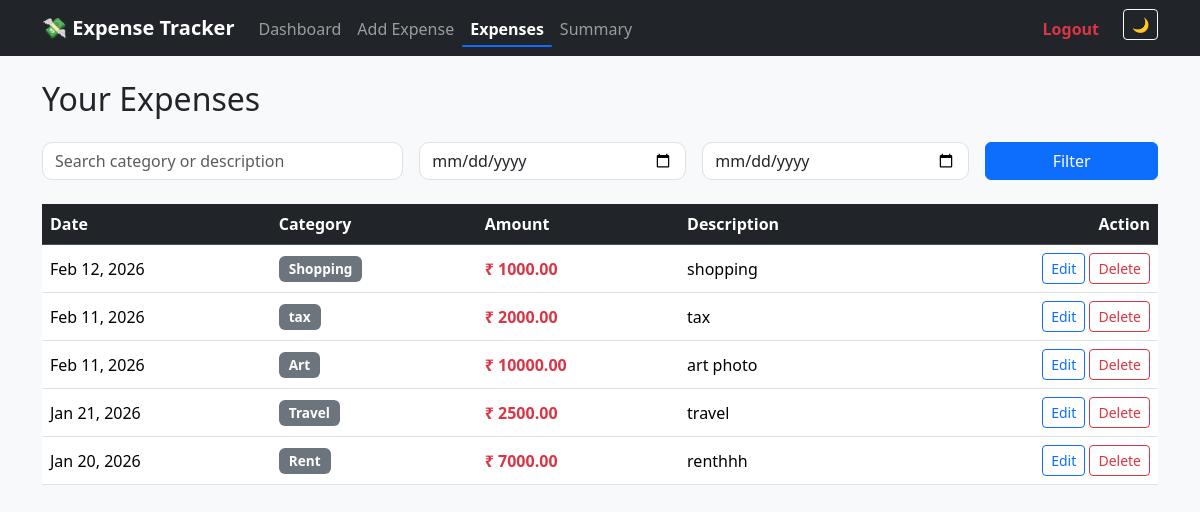
Screenshot of /expenses/ (signed in) with the database file from the repository.
### expenses/models.py (models this page shows, shortened)
class Expense(models.Model):
    user=models.ForeignKey(User,on_delete=models.CASCADE)
    category=models.ForeignKey(Category,on_delete=models.CASCADE)
    amount=models.DecimalField(max_digits=10,decimal_places=2)
    date=models.DateField()
    description=models.TextField(blank=True, null=True)
    created_at=models.DateTimeField(auto_now_add=True)

class Category(models.Model):
    name=models.CharField(max_length=100)

### expenses/views.py (the view)
# urls.py: path('expenses/', views.expense_list_get, name='expense_list'),
@login_required
def expense_list_get(request):
    expenses = Expense.objects.filter(user=request.user).order_by('-date')
    categories = Category.objects.all()
    return render(
        request,
        'expenses/expense_list.html',
        {
            'expenses': expenses,
            'categories': categories
        }
    )

### templates/expenses/expense_list.html (shortened to what this page needs)
{% extends "base.html" %}
{% block content %}
<div class="container mt-4">
  <h2 class="mb-4">Your Expenses</h2>
  <div class="row g-3 mb-4">
    <div class="col-md-4">
      <input
        type="text"
        id="search"
        class="form-control"
        placeholder="Search category or description"
      />
    </div>
    <div class="col-md-3">
      <input type="date" id="start_date" class="form-control" />
    </div>
    <div class="col-md-3">
      <input type="date" id="end_date" class="form-control" />
    </div>
    <div class="col-md-2 d-grid">
      <button id="filterBtn" class="btn btn-primary">Filter</button>
    </div>
  </div>
  <div class="table-responsive">
    <table class="table table-hover align-middle">
      <thead class="table-dark">
        <tr>
          <th>Date</th>
          <th>Category</th>
          <th>Amount</th>
          <th>Description</th>
          <th class="text-end">Action</th>
        </tr>
      </thead>
      <tbody id="expenseTable">
        {% for expense in expenses %}
        <tr data-row-id="{{ expense.id }}">
          <td>{{ expense.date|date:"M d, Y" }}</td>
          <td>
            <span class="badge bg-secondary">
              {{ expense.category.name }}
            </span>
          </td>
          <td class="text-danger fw-bold">₹ {{ expense.amount }}</td>
          <td>{{ expense.description }}</td>
          <td class="text-end">
            <button
              class="btn btn-sm btn-outline-primary editBtn"
              data-id="{{ expense.id }}"
              data-category="{{ expense.category.id }}"
              data-amount="{{ expense.amount }}"
              data-date="{{ expense.date|date:'Y-m-d' }}"
              data-description="{{ expense.description }}"
              data-bs-toggle="modal"
              data-bs-target="#editModal"
            >
              Edit
            </button>
            <button
              class="btn btn-sm btn-outline-danger deleteBtn"
              data-id="{{ expense.id }}"
            >
              Delete
            </button>
          </td>
        </tr>
        {% empty %}
        <tr>
          <td colspan="5" class="text-center text-muted py-4">
            No expenses found
          </td>
        </tr>
        {% endfor %}
      </tbody>
    </table>
  </div>
</div>
{% endblock %}

### static/css/style.css (style rules this page uses)
body { background-color: #f8f9fa; }
.badge { font-size: 0.85rem; padding: 6px 10px; }
.btn-outline-danger { transition: all 0.2s ease; }
.form-control, .form-select { border-radius: 10px; }
.btn-primary { transition: transform 0.2s ease; }
body { transition: background-color 0.3s ease, color 0.3s ease; }

### rows the page displays
Expense: date "Feb 12, 2026", category.name "Shopping", amount "1000.00", description "shopping"
Expense: date "Feb 11, 2026", category.name "tax", amount "2000.00", description "tax"
Expense: date "Feb 11, 2026", category.name "Art", amount "10000.00", description "art photo"
Expense: date "Jan 21, 2026", category.name "Travel", amount "2500.00", description "travel"
Expense: date "Jan 20, 2026", category.name "Rent", amount "7000.00", description "renthhh"
